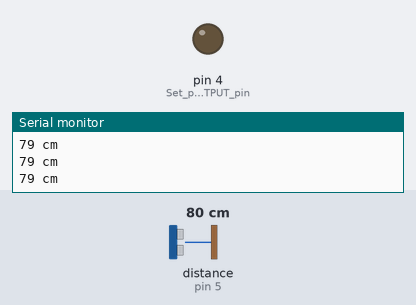
Recording of a sketch running on a simulated Arduino Uno, built with avr-gcc and run on an emulated ATmega328P. Shown: output pins drawn as LEDs (lit = HIGH), the last lines printed to the serial monitor. Wiring (inferred from the names in the program): ultrasonic range finder: trigger pin 16; echo pin 5. Inputs (shaded band) come from the test bench; at power-on: distance to the obstacle (sensor on pin 5) 80 cm. The echo pulse lasts 58.3 µs per cm; pins used as bus, display or sensor lines are not drawn.

Above: at 1.2 s.
1.3 s: distance to the obstacle (sensor on pin 5) set to 8 cm
2.8 s: distance to the obstacle (sensor on pin 5) set to 5 cm
At 4.0 s:
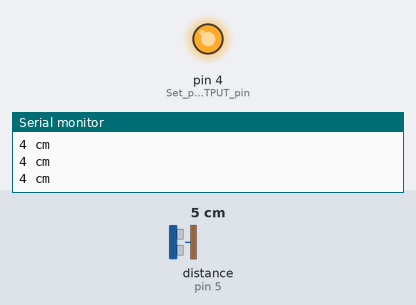
4.3 s: distance to the obstacle (sensor on pin 5) set to 9 cm
At 5.3 s:
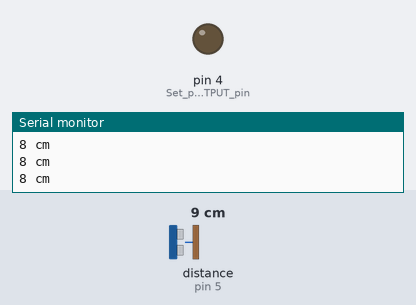
5.9 s: distance to the obstacle (sensor on pin 5) set to 2 cm
At 6.7 s:
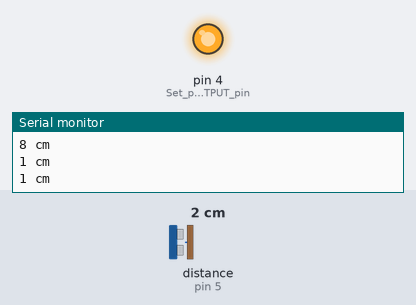
Timing chart, 0 to 8.5 s (numbered marks = the images above; inputs shaded):
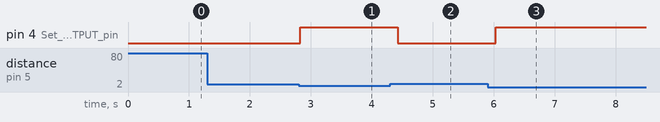

Measured:
- the behaviour switches between 7 and 6 cm on distance to the obstacle (sensor on pin 5) (found by bisection; images 0 and 1)
- after the input at 2.8 s, pin 4 (Set_pin_13_as_OUTPUT_pin): LOW → HIGH at once
- after the input at 4.3 s, pin 4 (Set_pin_13_as_OUTPUT_pin): HIGH → LOW after 0.13 s
- after the input at 5.9 s, pin 4 (Set_pin_13_as_OUTPUT_pin): LOW → HIGH after 0.13 s

The sketch:

waterlevel.ino
```cpp
int ACWATERPUMP = 4; //You can remove this line, it has no use in the program.

const int trigPin =16;
const int echoPin = 5;
// defines variables
long duration;
int distance;

void setup() {

pinMode(16, OUTPUT); // Sets the trigPin as an Output
pinMode(5, INPUT); // Sets the echoPin as an Input
Serial.begin(9600); // Starts the serial communication
  pinMode(4,OUTPUT); //Set pin 13 as OUTPUT pin, to send signal to relay
}

void loop() {


  long duration, distance;
  digitalWrite(16, LOW);  // Added this line
  delayMicroseconds(2); // Added this line
  digitalWrite(16, HIGH);
  delayMicroseconds(10); // Added this line
  digitalWrite(16, LOW);
  duration = pulseIn(5, HIGH);
  distance = (duration/2) / 29.1;
  Serial.print(distance);
  Serial.println(" cm");
  if(distance <= 5)
  {
  digitalWrite(4,HIGH); //if soil moisture sensor provides LOW value send LOW value to relay
  }
  else
  {
  digitalWrite(4,LOW); //if soil moisture sensor provides HIGH value send HIGH value to relay
  }
  delay(400); //Wait for few second and then continue the loop.
}
```
